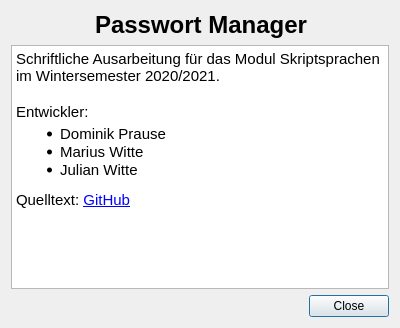
<?xml version="1.0" encoding="UTF-8"?>
<ui version="4.0">
 <class>AboutDialog</class>
 <widget class="QDialog" name="AboutDialog">
  <property name="geometry">
   <rect>
    <x>0</x>
    <y>0</y>
    <width>400</width>
    <height>328</height>
   </rect>
  </property>
  <property name="windowTitle">
   <string>Über den Passwort Manager</string>
  </property>
  <layout class="QVBoxLayout" name="verticalLayout">
   <property name="spacing">
    <number>6</number>
   </property>
   <item>
    <layout class="QHBoxLayout" name="horizontalLayout">
     <property name="spacing">
      <number>20</number>
     </property>
     <item>
      <widget class="QLabel" name="iconLabel">
       <property name="maximumSize">
        <size>
         <width>64</width>
         <height>64</height>
        </size>
       </property>
       <property name="font">
        <font>
         <pointsize>18</pointsize>
         <weight>75</weight>
         <bold>true</bold>
        </font>
       </property>
       <property name="text">
        <string/>
       </property>
       <property name="pixmap">
        <pixmap>../img/logo.svg</pixmap>
       </property>
       <property name="scaledContents">
        <bool>true</bool>
       </property>
      </widget>
     </item>
     <item>
      <widget class="QLabel" name="nameLabel">
       <property name="font">
        <font>
         <pointsize>18</pointsize>
         <weight>75</weight>
         <bold>true</bold>
        </font>
       </property>
       <property name="text">
        <string>Passwort Manager</string>
       </property>
       <property name="alignment">
        <set>Qt::AlignLeading|Qt::AlignLeft|Qt::AlignVCenter</set>
       </property>
      </widget>
     </item>
    </layout>
   </item>
   <item>
    <widget class="QTextBrowser" name="textBrowser">
     <property name="readOnly">
      <bool>true</bool>
     </property>
     <property name="html">
      <string>&lt;!DOCTYPE HTML PUBLIC &quot;-//W3C//DTD HTML 4.0//EN&quot; &quot;http://www.w3.org/TR/REC-html40/strict.dtd&quot;&gt;
&lt;html&gt;&lt;head&gt;&lt;meta name=&quot;qrichtext&quot; content=&quot;1&quot; /&gt;&lt;style type=&quot;text/css&quot;&gt;
p, li { white-space: pre-wrap; }
&lt;/style&gt;&lt;/head&gt;&lt;body style=&quot; font-family:'Ubuntu'; font-size:11pt; font-weight:400; font-style:normal;&quot;&gt;
&lt;p style=&quot; margin-top:0px; margin-bottom:0px; margin-left:0px; margin-right:0px; -qt-block-indent:0; text-indent:0px;&quot;&gt;Schriftliche Ausarbeitung für das Modul Skriptsprachen im Wintersemester 2020/2021.&lt;/p&gt;
&lt;p style=&quot;-qt-paragraph-type:empty; margin-top:0px; margin-bottom:0px; margin-left:0px; margin-right:0px; -qt-block-indent:0; text-indent:0px;&quot;&gt;&lt;br /&gt;&lt;/p&gt;
&lt;p style=&quot; margin-top:0px; margin-bottom:0px; margin-left:0px; margin-right:0px; -qt-block-indent:0; text-indent:0px;&quot;&gt;Entwickler:&lt;/p&gt;
&lt;ul style=&quot;margin-top: 0px; margin-bottom: 0px; margin-left: 0px; margin-right: 0px; -qt-list-indent: 1;&quot;&gt;&lt;li style=&quot;&quot; style=&quot; margin-top:4px; margin-bottom:0px; margin-left:0px; margin-right:0px; -qt-block-indent:0; text-indent:0px;&quot;&gt; Dominik Prause&lt;/li&gt;
&lt;li style=&quot;&quot; style=&quot; margin-top:0px; margin-bottom:0px; margin-left:0px; margin-right:0px; -qt-block-indent:0; text-indent:0px;&quot;&gt; Marius Witte&lt;/li&gt;
&lt;li style=&quot;&quot; style=&quot; margin-top:0px; margin-bottom:12px; margin-left:0px; margin-right:0px; -qt-block-indent:0; text-indent:0px;&quot;&gt; Julian Witte &lt;/li&gt;&lt;/ul&gt;
&lt;p style=&quot; margin-top:0px; margin-bottom:0px; margin-left:0px; margin-right:0px; -qt-block-indent:0; text-indent:0px;&quot;&gt;Quelltext: &lt;a href=&quot;https://github.com/JulWit/PasswordManager&quot;&gt;&lt;span style=&quot; text-decoration: underline; color:#0000ff;&quot;&gt;GitHub&lt;/span&gt;&lt;/a&gt;&lt;/p&gt;&lt;/body&gt;&lt;/html&gt;</string>
     </property>
     <property name="textInteractionFlags">
      <set>Qt::TextBrowserInteraction</set>
     </property>
     <property name="openExternalLinks">
      <bool>true</bool>
     </property>
    </widget>
   </item>
   <item>
    <widget class="QDialogButtonBox" name="buttonBox">
     <property name="orientation">
      <enum>Qt::Horizontal</enum>
     </property>
     <property name="standardButtons">
      <set>QDialogButtonBox::Close</set>
     </property>
    </widget>
   </item>
  </layout>
 </widget>
 <resources/>
 <connections>
  <connection>
   <sender>buttonBox</sender>
   <signal>accepted()</signal>
   <receiver>AboutDialog</receiver>
   <slot>accept()</slot>
   <hints>
    <hint type="sourcelabel">
     <x>248</x>
     <y>254</y>
    </hint>
    <hint type="destinationlabel">
     <x>157</x>
     <y>274</y>
    </hint>
   </hints>
  </connection>
  <connection>
   <sender>buttonBox</sender>
   <signal>rejected()</signal>
   <receiver>AboutDialog</receiver>
   <slot>reject()</slot>
   <hints>
    <hint type="sourcelabel">
     <x>316</x>
     <y>260</y>
    </hint>
    <hint type="destinationlabel">
     <x>286</x>
     <y>274</y>
    </hint>
   </hints>
  </connection>
 </connections>
</ui>
